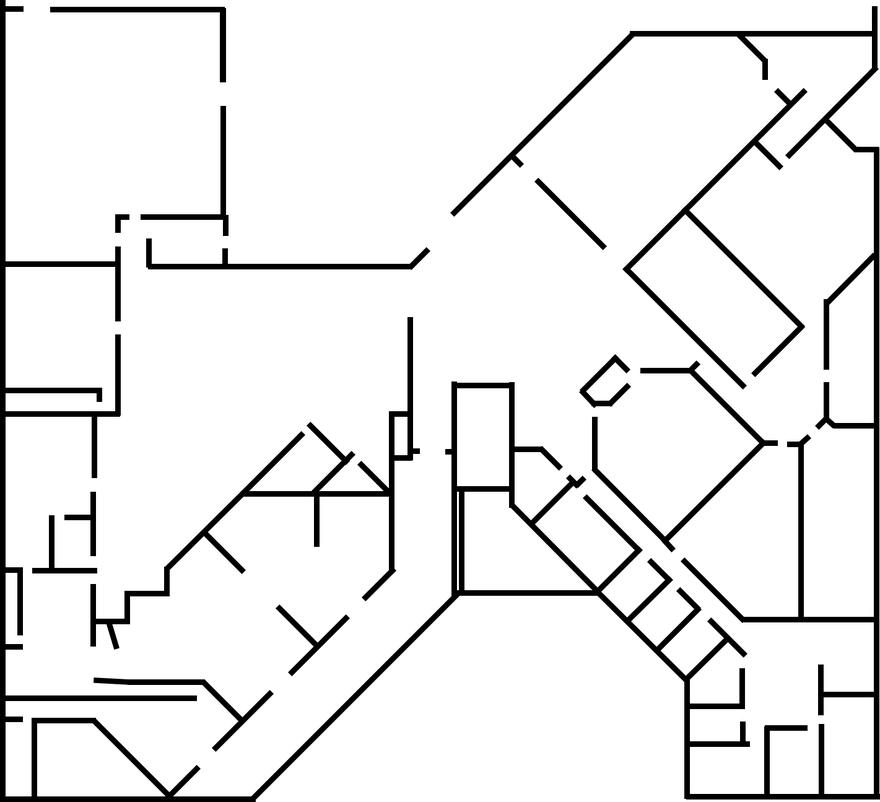
#> input picture wilko_level2.png, 880 x 802 px, shrunk from 1421 x 1295 before the run
$ python network.py
#> lines starting #> are read from the running program, lines starting #| are printed output that depends on the picture
import networkx as nx
import numpy as np
import matplotlib.pyplot as plt
import matplotlib.image as mpimg

# Import the strongest_node function from get_signal.py, function cus circular import error
from database import router_addresses, location_names, connections, router_positions

# If you want your Local network to be used, Go to database.py and change 'ADD LOCAL ROUTER' to your router's MAC address

# Create a graph
G = nx.Graph()

# Node Constructor based on a Key with attributes: bssid, name
for i in range(len(router_addresses)):
    G.add_node(i,
               bssid=router_addresses[i],
               name=location_names[i]
               )

# Add edges (connections/hallways) between nodes
G.add_edges_from(connections)

#In reality, these numbers would be represented with the keys of the nodes, changing with each time to the closest one,
#but for proof of concept, showing static values is easier.

#supposed to be imported from chatbot.py but not working for some reason so using static values
start = 1
target = 10

# Find the shortest path w/ Dijkstra's magic
path = nx.shortest_path(G, source=start, target=target)

# Get the shortest path generated and use its location names so the AI can read it easily
readable_path = [location_names[i] for i in path]
string_path = ', '.join(readable_path).replace(', ', ' -> ')
print(string_path)

#Code Below is to visually display the Wilkinson map showing how it is.
#Not necessary for the program but allows visualization of how the nodes can map an indoor space

#Create a figure and axis
plt.figure(figsize=(14.2, 13.0))
ax = plt.gca()
ax.set_xlim(0, 142)  # Set minimum and maximum X-axis values
ax.set_ylim(0, 130)

#Draw the Nodes
nx.draw(G, router_positions,
        with_labels=True,
        node_size=300,
        node_color='grey',
        font_size=8,
        font_color='blue',
        labels={node: G.nodes[node]['name'] for node in G.nodes} # Label each node with its name, I'll admit I don't know how this line works, but Github Copilot is awesome
        )

# Highlight the shortest path
path_edges = [(path[i], path[i + 1]) for i in range(len(path) - 1)]
nx.draw_networkx_edges(G, router_positions, edgelist=connections, edge_color='w', width=2)
nx.draw_networkx_edges(G, router_positions, edgelist=path_edges, edge_color='r', width=2)

# Get the shortest path generated and use its location names os the AI can read it easily
sorted_path = list(set(item for pair in path_edges for item in pair))
readable_path = [location_names[i] for i in sorted_path]

# Show the plot with Wilkinson Building map overlay + title
image = mpimg.imread('wilko_level2.png')
#> image is the input picture: shape (802, 880, 4) float32; mean R, G, B, A 0, 0, 0, 0.0853
plt.title("Wilkinson Building (G04), Level 2")
ax.imshow(np.array(image), extent=[0, 142, 0, 130])

plt.show()
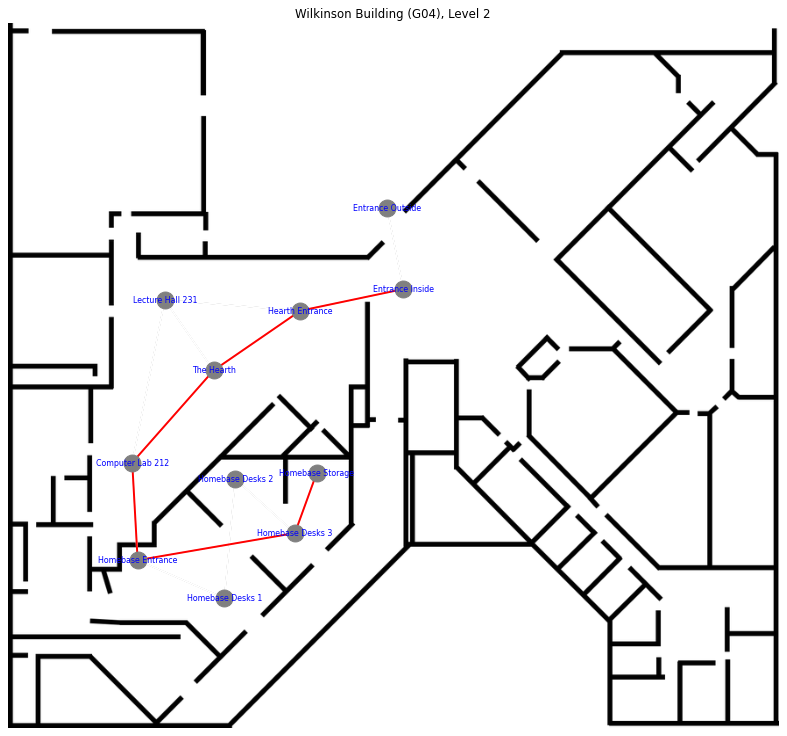
#> figure drawn by matplotlib, 1 panel

$ run again, with network_map.png copied over wilko_level2.png
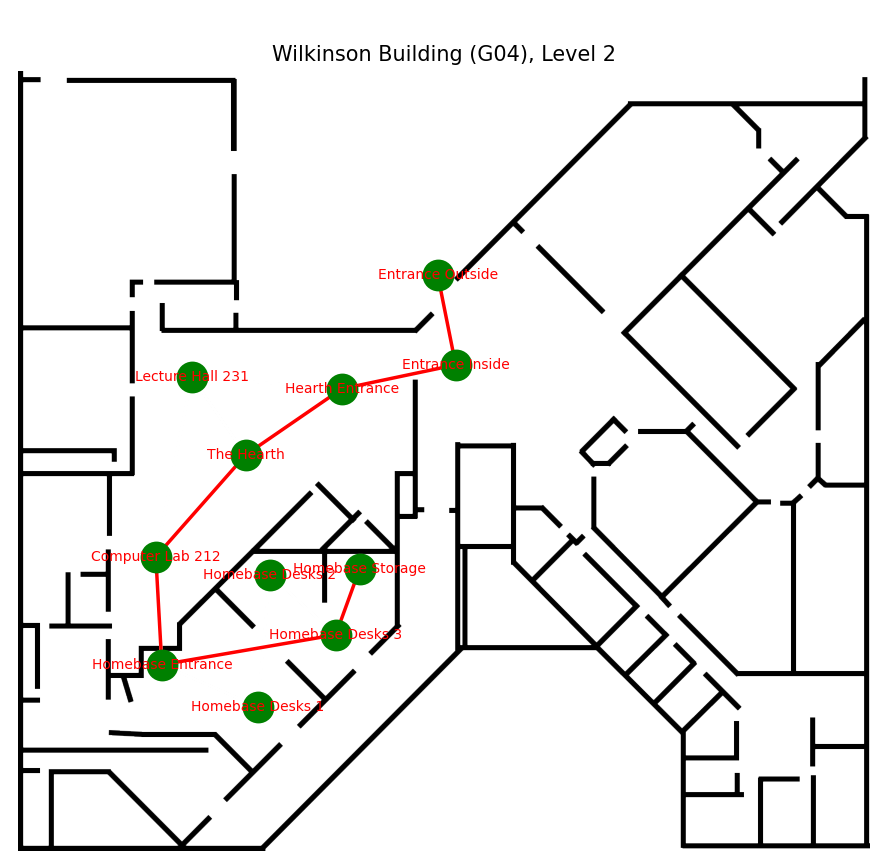
#> input picture network_map.png, 889 x 867 px
#> image is the input picture: shape (867, 889, 3) float32; mean R, G, B 0.918, 0.916, 0.911
#> `plt.show()`:
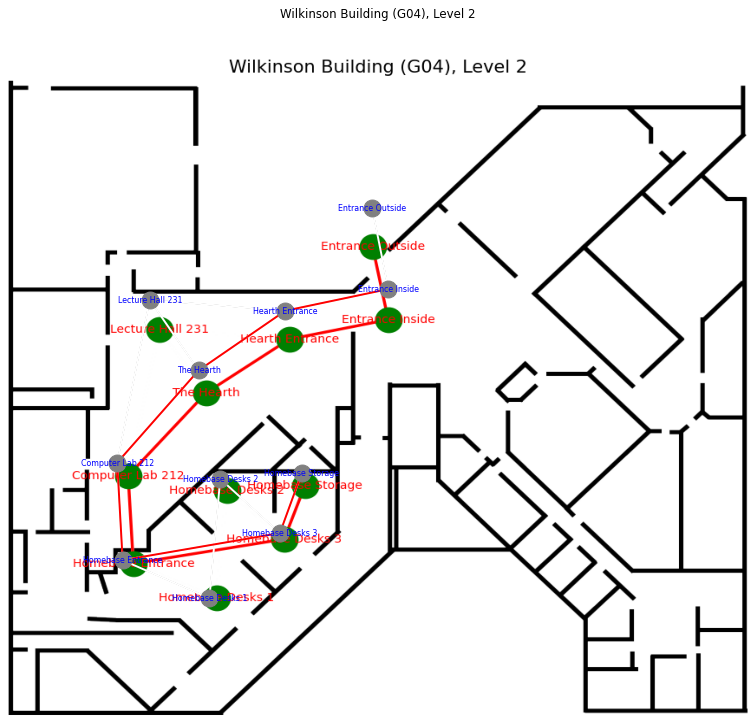
#> figure drawn by matplotlib, 1 panel
